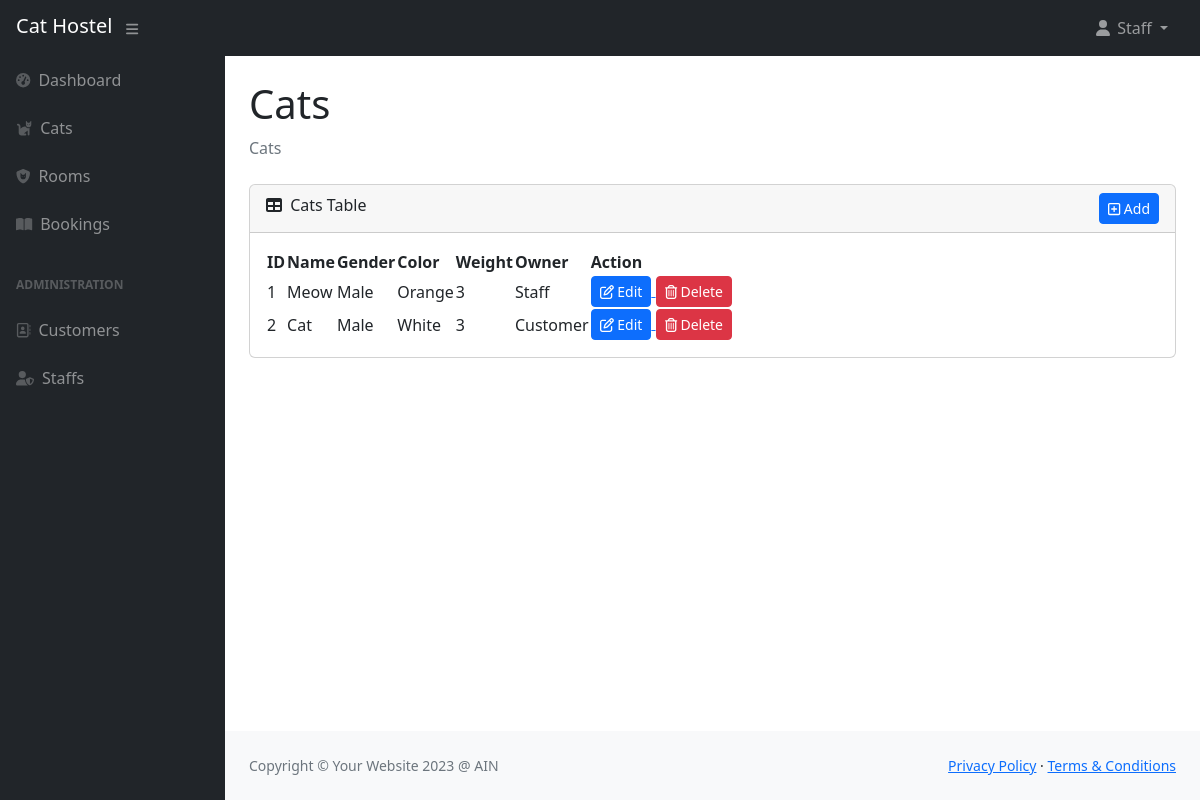
The page /cats.php (signed in) on the database as committed earlier.
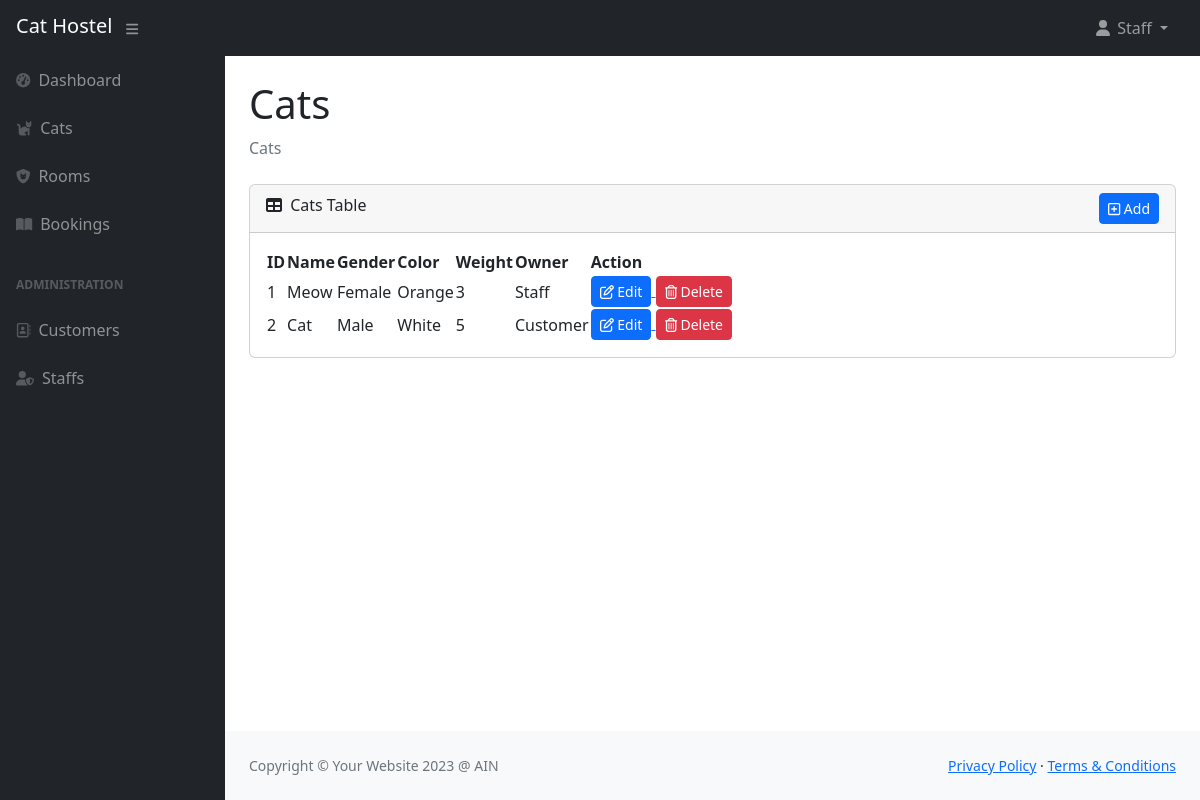
The same page on the database as committed later.
### tables this page shows
CREATE TABLE `Cat` (
  `cat_id` int NOT NULL,
  `user_id` int NOT NULL,
  `cat_name` varchar(50) NOT NULL,
  `cat_gender` varchar(10) NOT NULL,
  `cat_color` varchar(15) NOT NULL,
  `cat_weight` int NOT NULL
);

CREATE TABLE `User` (
  `user_id` int NOT NULL,
  `user_name` varchar(100) NOT NULL,
  `user_gender` varchar(10) NOT NULL,
  `user_contact` varchar(15) NOT NULL,
  `user_email` varchar(50) NOT NULL,
  `user_password` varchar(50) NOT NULL,
  `user_role` varchar(10) NOT NULL
);

### cats.php (the view)
<?php
include 'layout/user/header_user.php';
if ($_SESSION["user_role"] == "Staff") {
  $sql = "SELECT * FROM cat";
} else {
  $sql = "SELECT * FROM cat WHERE user_id='{$_SESSION["user_id"]}'";
}
$result = mysqli_query($conn, $sql);
?>
<div id="layoutSidenav_content">
  <main>
    <div class="container-fluid px-4">
      <h1 class="mt-4">Cats</h1>
      <ol class="breadcrumb mb-4">
        <li class="breadcrumb-item active">Cats</li>
      </ol>
      <?php
      if (mysqli_num_rows($result) == 0) {
      ?>
        <div class="row justify-content-center">
          <div class="col-lg-6">
            <div class="text-center mt-4">
              <img class="mb-4 img-error" src="assets/img/error-404-monochrome.svg" />
              <p class="lead">Looks like you have no cats registered.</p>
              <a href="cats_add.php">
                <i class="fa-regular fa-square-plus"></i>
                Add a cat
              </a>
            </div>
          </div>
        </div>
      <?php
      } else {
      ?>
        <div class="card mb-4">
          <div class="card-header">
            <div class="d-flex justify-content-between">
              <span><i class="fas fa-table me-1"></i>
                Cats Table</span>
              <a href="/cats_add.php">
                <button type="button" class="btn btn-primary btn-sm">
                  <i class="fa-regular fa-square-plus"></i>
                  Add
                </button>
              </a>
            </div>
          </div>
          <div class="card-body">
            <table id="datatablesSimple">
              <thead>
                <tr>
                  <th>ID</th>
                  <th>Name</th>
                  <th>Gender</th>
                  <th>Color</th>
                  <th>Weight</th>
                  <th>Owner</th>
                  <th>Action</th>
                </tr>
              </thead>
              <tbody>
                <?php
                while ($row = mysqli_fetch_array($result)) {
                  $user_id = $row['user_id'];
                  $sqlUser = "SELECT * FROM user WHERE user_id={$user_id}";
                  $resultUser = mysqli_query($conn, $sqlUser);
                  $rowUser = mysqli_fetch_array($resultUser);
                ?>
                  <tr>
                    <td><?php echo $row["cat_id"] ?></td>
                    <td><?php echo $row["cat_name"] ?></td>
                    <td><?php echo $row["cat_gender"] ?></td>
                    <td><?php echo $row["cat_color"] ?></td>
                    <td><?php echo $row["cat_weight"] ?></td>
                    <td><?php echo ucwords($rowUser["user_name"]) ?></td>
                    <td>
                      <a href="/cats_edit.php?cat_id=<?php echo $row["cat_id"] ?>">
                        <button type="button" class="btn btn-primary btn-sm">
                          <i class="fa-regular fa-pen-to-square"></i>
                          Edit
                        </button>
                      </a>
                      <a href="/cats_delete.php?cat_id=<?php echo $row["cat_id"] ?>">
                        <button type="button" class="btn btn-danger btn-sm">
                          <i class="fa-regular fa-trash-can"></i>
                          Delete
                        </button>
                      </a>
                    </td>
                  </tr>
                <?php
                }
                ?>
              </tbody>
            </table>
          </div>
        </div>
      <?php
      }
      ?>
    </div>
  </main>
  <?php
  include 'layout/user/footer_user.php';
  ?>

Rows that differ between the two databases and show on the page:
changed cat "Meow": cat_gender "Male" → "Female"
changed cat "Cat": cat_weight "3" → "5"
